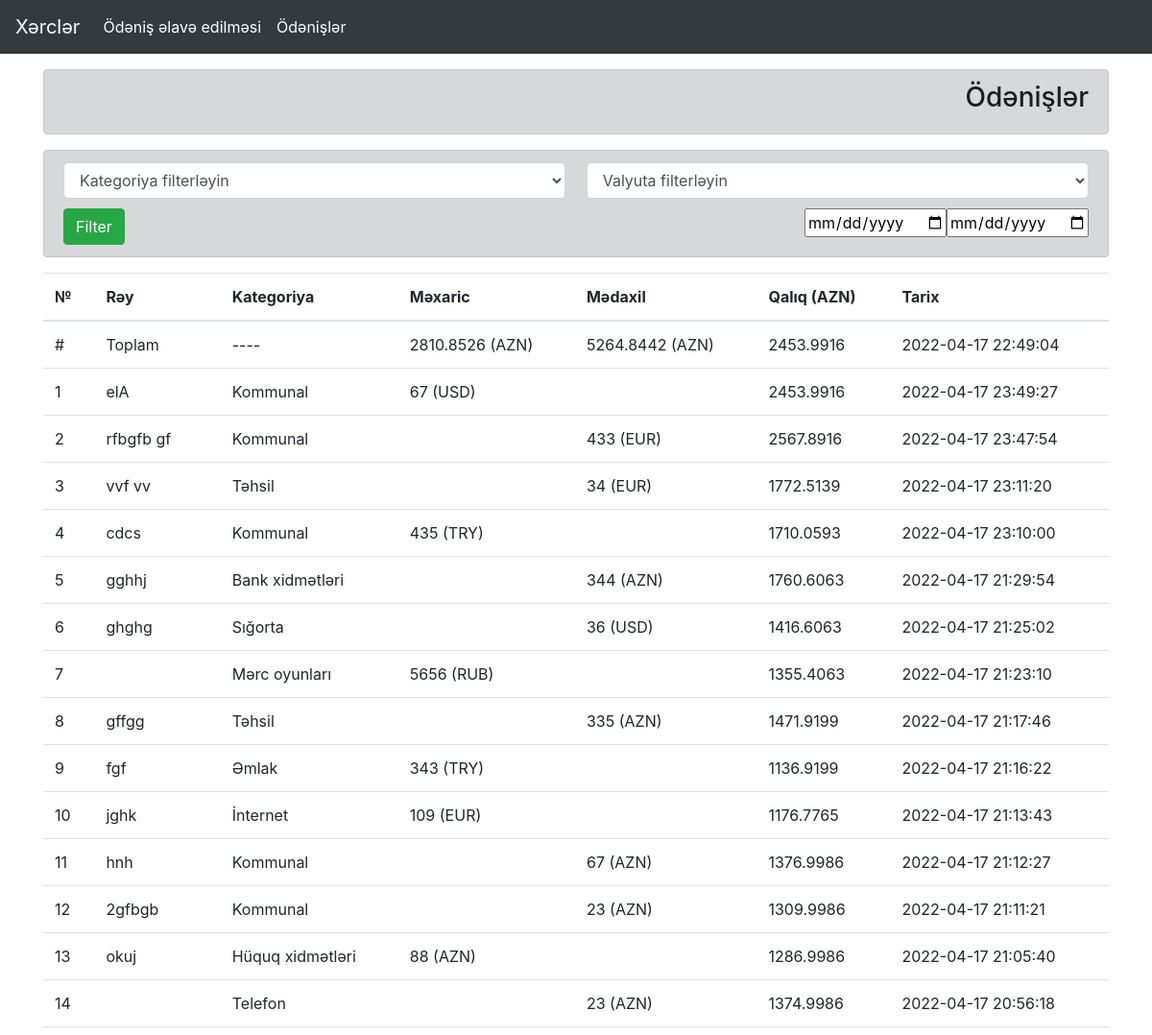
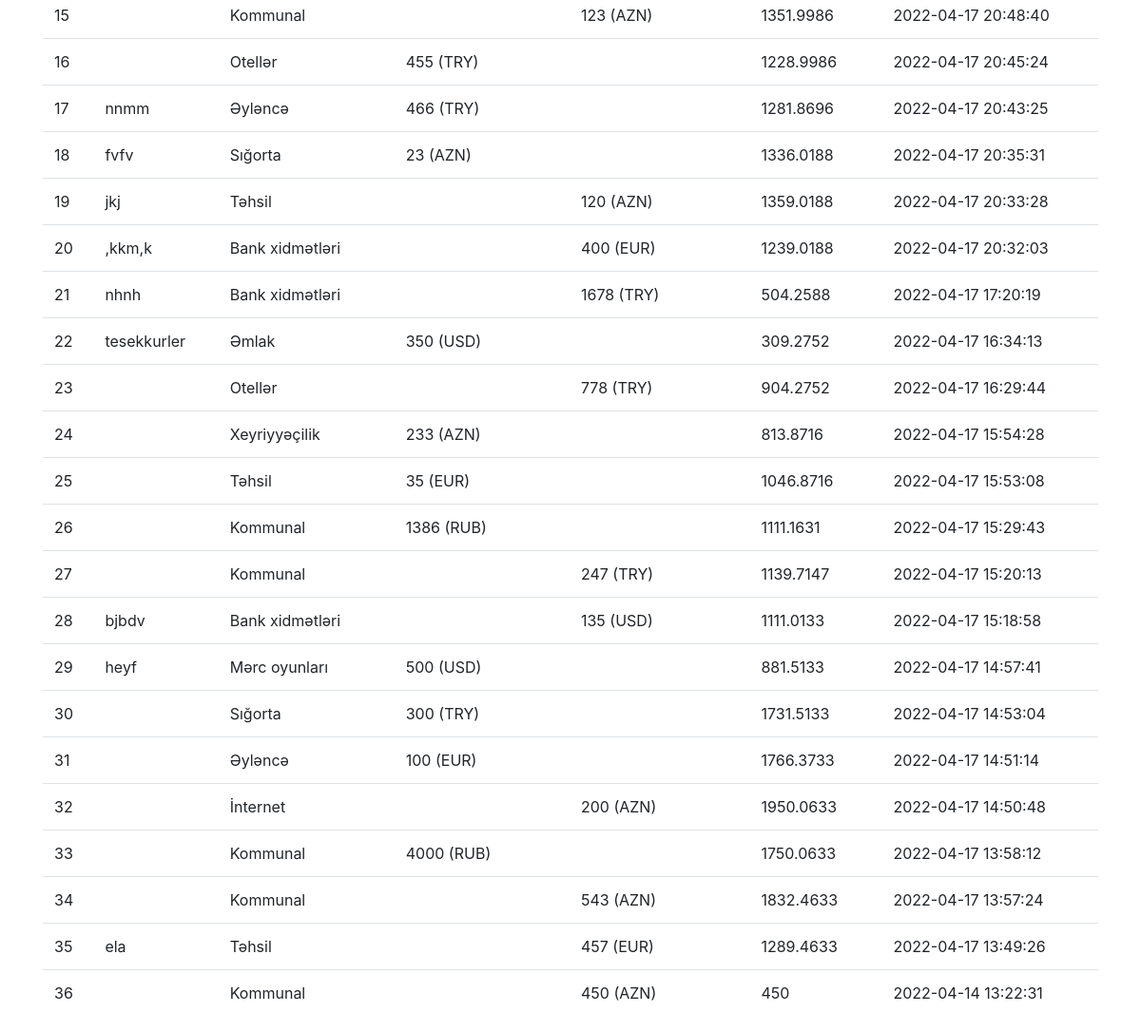
/odenisler.php, run on the app's committed database (2 pictures, top to bottom).
### tables this page shows
CREATE TABLE `odenis` (
  `id` int(11) NOT NULL,
  `nov` int(11) NOT NULL,
  `kategoriya` int(11) NOT NULL,
  `valyuta` int(11) NOT NULL,
  `mebleg` double NOT NULL,
  `rey` text NOT NULL,
  `tarix` datetime NOT NULL
);

CREATE TABLE `kategoriya` (
  `id` int(11) NOT NULL,
  `kat_name` varchar(255) NOT NULL
);

CREATE TABLE `valyuta` (
  `id` int(11) NOT NULL,
  `val_name` varchar(3) NOT NULL,
  `full_name` varchar(255) NOT NULL
);

### connect.php (called while the page is built, shortened)
<?php
$tarix = date('Y-m-d H:i:s');
?>

### odenisler.php (the view, shortened to what this page needs)
<?php
include"header.php";
?>
<br><br><br>
<div class="container" id="container">
    <div class="alert alert-dark" role="alert">
        <h3 class="text-right">Ödənişlər</h3>
    </div>
<div id="sontable">
    <?php
$sec = mysqli_query($con,"SELECT o.id as o_id, o.rey, o.mebleg, o.tarix, k.id as k_id, k.kat_name,
 v.id as v_id, v.val_name ,odn.id as odn_id, odn.odn_name FROM odenis as o
LEFT JOIN kategoriya as k ON o.kategoriya=k.id
LEFT JOIN valyuta as v ON o.valyuta=v.id
LEFT JOIN odenis_novu as odn ON o.nov=odn.id ORDER BY o.id DESC
");
$toplam = mysqli_query($con,"SELECT o.id as o_id, o.mebleg, v.val_name , odn.id as odn_id FROM odenis as o
LEFT JOIN valyuta as v ON o.valyuta=v.id
LEFT JOIN odenis_novu as odn ON o.nov=odn.id ORDER BY o.id ASC
");
?>
<div class="alert alert-dark" role="alert">
<?php echo '
    <form action="" method="post" name="filterle" id="filterle">
        <select name="kategoriya_filter" class="form-control filter1">
        <option value="">Kategoriya filterləyin</option>';
            echo'
        </select>
        <select name="valyuta_filter" class="form-control filter2">
        <option value="">Valyuta filterləyin</option>';
            echo'
        </select> <br><br>
    <input type="date" class="float-right" name="t1" value="">
    <input type="date" class="float-right" name="t2" value="">
    <button type="submit" name=""filter"  class="btn btn-success">Filter</button>
    </form>
';
?>
</div>
<table class="table table-hover">
    <thead>
        <th>№</th>
        <th>Rəy</th>
        <th>Kategoriya</th>
        <th>Məxaric</th>
        <th>Mədaxil</th>
        <th>Qalıq (AZN)</th>
        <th>Tarix</th>
    </thead>
    <tbody>
        <?php
        $toplam_qaliq=[];
        $toplam_medaxil=0;
        $toplam_mexaric=0;
        $qaliq = 0;
        while($t_info = mysqli_fetch_array($toplam))
        {
            switch ($t_info['val_name']) {
                case 'AZN':
                    $cevrilmis = $t_info['mebleg'];
                    break;
                case 'USD':
                    $cevrilmis = $t_info['mebleg']*1.7;
                    break;
                case 'EUR':
                    $cevrilmis = $t_info['mebleg']*1.8369;
                    break;
                case 'TRY':
                    $cevrilmis = $t_info['mebleg']*0.1162;
                    break;
                case 'RUB':
                    $cevrilmis = $t_info['mebleg']*0.0206;
                    break;
            }
            if($t_info['odn_id']==1){
                $qaliq = $qaliq+ $cevrilmis;
                $toplam_medaxil= $toplam_medaxil+ $cevrilmis;
            }else{ $qaliq = $qaliq - $cevrilmis;
                $toplam_mexaric = $toplam_mexaric+ $cevrilmis;
            }
            array_push($toplam_qaliq, $qaliq);
        }
        echo'<tr>';
            echo'<td>#</td>';
            echo'<td>Toplam</td>';
            echo'<td>----</td>';
            echo'<td> '.$toplam_mexaric.' (AZN) </td>';
            echo'<td>'.$toplam_medaxil.' (AZN) </td>';
            echo'<td> '.$toplam_medaxil-$toplam_mexaric.'  </td>';
            echo'<td>'.$tarix.'</td>';
            echo'</tr>';
        $qaliq_sayi=count($toplam_qaliq)-1;
        $i = 0;
        while($info = mysqli_fetch_array($sec))
        {
            $i++;
            echo'<tr>';
            echo'<td>'.$i.'</td>';
            echo'<td>'.$info['rey'].'</td>';
            echo'<td>'.$info['kat_name'].'</td>';
            if($info['odn_id']==2){  echo'<td>'.$info['mebleg'].' ('.$info['val_name'].')</td>';  }else{echo'<td> &nbsp </td>';}
            if($info['odn_id']==1){  echo'<td>'.$info['mebleg'].' ('.$info['val_name'].')</td>';  }else{echo'<td> &nbsp </td>';}
            echo'<td> '.$toplam_qaliq[$qaliq_sayi].'  </td>';
            echo'<td>'.$info['tarix'].'</td>';
            echo'</tr>';
            $qaliq_sayi--;
        }
        ?>
    </tbody>
</table>
</div>
</div>
<?php
include"footer.php";
?>

### header.php (shortened to what this page needs)
<?php
include"connect.php";
?>
<!DOCTYPE html>
<html lang="en">
<head>
<link rel="stylesheet" href="https://stackpath.bootstrapcdn.com/bootstrap/4.3.1/css/bootstrap.min.css"
>
<link rel="stylesheet" href="main.css">
</head>
<body>
<nav class="navbar navbar-expand-lg navbar-dark bg-dark fixed-top">
    <a class="navbar-brand" href="index.php">Xərclər</a>
    <div class="collapse navbar-collapse" id="navbarSupportedContent">
        <ul class="navbar-nav mr-auto">
            <li class="nav-item active">
                <a class="nav-link" href="index.php">Ödəniş əlavə edilməsi</a>
            </li>
            <li class="nav-item active">
                <a class="nav-link" href="odenisler.php">Ödənişlər</a>
            </li>
        </ul>
    </div>
</nav>

### footer.php
</body>
</html>

### main.css (style rules this page uses)
.filter1 { width: 49%; float: left; }
.filter2 { width: 49%; float: left; margin-left: 2%; }

### data on the page
odenis: rey "elA", kategoriya.kat_name "Kommunal", mebleg "67", valyuta.val_name "USD", qaliq_sayi "2453.9916", tarix "2022-04-17 23:49:27"
odenis: rey "rfbgfb gf", kategoriya.kat_name "Kommunal", mebleg "433", valyuta.val_name "EUR", qaliq_sayi "2567.8916", tarix "2022-04-17 23:47:54"
odenis: rey "vvf vv", kategoriya.kat_name "Təhsil", mebleg "34", valyuta.val_name "EUR", qaliq_sayi "1772.5139", tarix "2022-04-17 23:11:20"
odenis: rey "cdcs", kategoriya.kat_name "Kommunal", mebleg "435", valyuta.val_name "TRY", qaliq_sayi "1710.0593", tarix "2022-04-17 23:10:00"
odenis: rey "gghhj", kategoriya.kat_name "Bank xidmətləri", mebleg "344", valyuta.val_name "AZN", qaliq_sayi "1760.6063", tarix "2022-04-17 21:29:54"
odenis: rey "ghghg", kategoriya.kat_name "Sığorta", mebleg "36", valyuta.val_name "USD", qaliq_sayi "1416.6063", tarix "2022-04-17 21:25:02"
odenis: kategoriya.kat_name "Mərc oyunları", mebleg "5656", valyuta.val_name "RUB", qaliq_sayi "1355.4063", tarix "2022-04-17 21:23:10"
odenis: rey "gffgg", kategoriya.kat_name "Təhsil", mebleg "335", valyuta.val_name "AZN", qaliq_sayi "1471.9199", tarix "2022-04-17 21:17:46"
odenis: rey "fgf", kategoriya.kat_name "Əmlak", mebleg "343", valyuta.val_name "TRY", qaliq_sayi "1136.9199", tarix "2022-04-17 21:16:22"
odenis: rey "jghk", kategoriya.kat_name "İnternet", mebleg "109", valyuta.val_name "EUR", qaliq_sayi "1176.7765", tarix "2022-04-17 21:13:43"
odenis: rey "hnh", kategoriya.kat_name "Kommunal", mebleg "67", valyuta.val_name "AZN", qaliq_sayi "1376.9986", tarix "2022-04-17 21:12:27"
odenis: rey "2gfbgb", kategoriya.kat_name "Kommunal", mebleg "23", valyuta.val_name "AZN", qaliq_sayi "1309.9986", tarix "2022-04-17 21:11:21"
odenis: rey "okuj", kategoriya.kat_name "Hüquq xidmətləri", mebleg "88", valyuta.val_name "AZN", qaliq_sayi "1286.9986", tarix "2022-04-17 21:05:40"
odenis: kategoriya.kat_name "Telefon", mebleg "23", valyuta.val_name "AZN", qaliq_sayi "1374.9986", tarix "2022-04-17 20:56:18"
odenis: kategoriya.kat_name "Kommunal", mebleg "123", valyuta.val_name "AZN", qaliq_sayi "1351.9986", tarix "2022-04-17 20:48:40"
odenis: kategoriya.kat_name "Otellər", mebleg "455", valyuta.val_name "TRY", qaliq_sayi "1228.9986", tarix "2022-04-17 20:45:24"
odenis: rey "nnmm", kategoriya.kat_name "Əyləncə", mebleg "466", valyuta.val_name "TRY", qaliq_sayi "1281.8696", tarix "2022-04-17 20:43:25"
odenis: rey "fvfv", kategoriya.kat_name "Sığorta", mebleg "23", valyuta.val_name "AZN", qaliq_sayi "1336.0188", tarix "2022-04-17 20:35:31"
odenis: rey "jkj", kategoriya.kat_name "Təhsil", mebleg "120", valyuta.val_name "AZN", qaliq_sayi "1359.0188", tarix "2022-04-17 20:33:28"
odenis: rey ",kkm,k", kategoriya.kat_name "Bank xidmətləri", mebleg "400", valyuta.val_name "EUR", qaliq_sayi "1239.0188", tarix "2022-04-17 20:32:03"
odenis: rey "nhnh", kategoriya.kat_name "Bank xidmətləri", mebleg "1678", valyuta.val_name "TRY", qaliq_sayi "504.2588", tarix "2022-04-17 17:20:19"
odenis: rey "tesekkurler", kategoriya.kat_name "Əmlak", mebleg "350", valyuta.val_name "USD", qaliq_sayi "309.2752", tarix "2022-04-17 16:34:13"
odenis: kategoriya.kat_name "Otellər", mebleg "778", valyuta.val_name "TRY", qaliq_sayi "904.2752", tarix "2022-04-17 16:29:44"
odenis: kategoriya.kat_name "Xeyriyyəçilik", mebleg "233", valyuta.val_name "AZN", qaliq_sayi "813.8716", tarix "2022-04-17 15:54:28"
odenis: kategoriya.kat_name "Təhsil", mebleg "35", valyuta.val_name "EUR", qaliq_sayi "1046.8716", tarix "2022-04-17 15:53:08"
odenis: kategoriya.kat_name "Kommunal", mebleg "1386", valyuta.val_name "RUB", qaliq_sayi "1111.1631", tarix "2022-04-17 15:29:43"
odenis: kategoriya.kat_name "Kommunal", mebleg "247", valyuta.val_name "TRY", qaliq_sayi "1139.7147", tarix "2022-04-17 15:20:13"
odenis: rey "bjbdv", kategoriya.kat_name "Bank xidmətləri", mebleg "135", valyuta.val_name "USD", qaliq_sayi "1111.0133", tarix "2022-04-17 15:18:58"
odenis: rey "heyf", kategoriya.kat_name "Mərc oyunları", mebleg "500", valyuta.val_name "USD", qaliq_sayi "881.5133", tarix "2022-04-17 14:57:41"
odenis: kategoriya.kat_name "Sığorta", mebleg "300", valyuta.val_name "TRY", qaliq_sayi "1731.5133", tarix "2022-04-17 14:53:04"
odenis: kategoriya.kat_name "Əyləncə", mebleg "100", valyuta.val_name "EUR", qaliq_sayi "1766.3733", tarix "2022-04-17 14:51:14"
odenis: kategoriya.kat_name "İnternet", mebleg "200", valyuta.val_name "AZN", qaliq_sayi "1950.0633", tarix "2022-04-17 14:50:48"
odenis: kategoriya.kat_name "Kommunal", mebleg "4000", valyuta.val_name "RUB", qaliq_sayi "1750.0633", tarix "2022-04-17 13:58:12"
odenis: kategoriya.kat_name "Kommunal", mebleg "543", valyuta.val_name "AZN", qaliq_sayi "1832.4633", tarix "2022-04-17 13:57:24"
odenis: rey "ela", kategoriya.kat_name "Təhsil", mebleg "457", valyuta.val_name "EUR", qaliq_sayi "1289.4633", tarix "2022-04-17 13:49:26"
odenis: kategoriya.kat_name "Kommunal", mebleg "450", valyuta.val_name "AZN", qaliq_sayi "450", tarix "2022-04-14 13:22:31"

### other printed values
$toplam_mexaric "2810.8526"
$toplam_medaxil "5264.8442"
$toplam_medaxil-$toplam_mexaric "2453.9916"
$tarix "2022-04-17 22:49:04"
